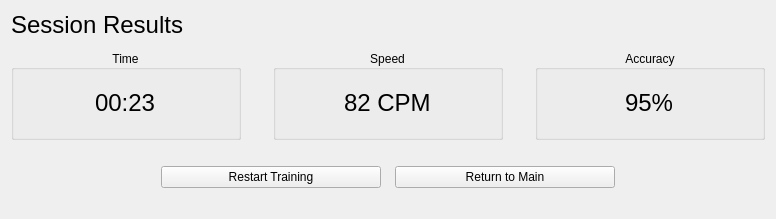
    <widget class="QWidget" name="pageResults">
     <layout class="QVBoxLayout" name="verticalLayout_11">
      <item>
       <layout class="QVBoxLayout" name="verticalLayout_10">
        <property name="spacing">
         <number>0</number>
        </property>
        <property name="topMargin">
         <number>0</number>
        </property>
        <item alignment="Qt::AlignmentFlag::AlignVCenter">
         <widget class="QLabel" name="label_2">
          <property name="sizePolicy">
           <sizepolicy hsizetype="MinimumExpanding" vsizetype="Maximum">
            <horstretch>0</horstretch>
            <verstretch>0</verstretch>
           </sizepolicy>
          </property>
          <property name="minimumSize">
           <size>
            <width>0</width>
            <height>0</height>
           </size>
          </property>
          <property name="maximumSize">
           <size>
            <width>16777215</width>
            <height>50</height>
           </size>
          </property>
          <property name="text">
           <string>&lt;html&gt;&lt;head/&gt;&lt;body&gt;&lt;p&gt;&lt;span style=&quot; font-size:18pt;&quot;&gt;Session Results&lt;/span&gt;&lt;/p&gt;&lt;/body&gt;&lt;/html&gt;</string>
          </property>
          <property name="margin">
           <number>0</number>
          </property>
          <property name="indent">
           <number>0</number>
          </property>
         </widget>
        </item>
        <item>
         <layout class="QHBoxLayout" name="horizontalLayout_11">
          <property name="spacing">
           <number>32</number>
          </property>
          <property name="topMargin">
           <number>11</number>
          </property>
          <item alignment="Qt::AlignmentFlag::AlignHCenter|Qt::AlignmentFlag::AlignTop">
           <widget class="QGroupBox" name="labelResultTimeTitle">
            <property name="sizePolicy">
             <sizepolicy hsizetype="Expanding" vsizetype="Fixed">
              <horstretch>0</horstretch>
              <verstretch>50</verstretch>
             </sizepolicy>
            </property>
            <property name="minimumSize">
             <size>
              <width>230</width>
              <height>90</height>
             </size>
            </property>
            <property name="maximumSize">
             <size>
              <width>16777215</width>
              <height>16777215</height>
             </size>
            </property>
            <property name="title">
             <string>Time</string>
            </property>
            <property name="alignment">
             <set>Qt::AlignmentFlag::AlignCenter</set>
            </property>
            <layout class="QVBoxLayout" name="verticalLayout_7">
             <item alignment="Qt::AlignmentFlag::AlignHCenter">
              <widget class="QLabel" name="labelResultTimeValuelabelResultTimeValue">
               <property name="text">
                <string>&lt;html&gt;&lt;head/&gt;&lt;body&gt;&lt;p&gt;&lt;span style=&quot; font-size:18pt;&quot;&gt;00:23&lt;/span&gt;&lt;/p&gt;&lt;/body&gt;&lt;/html&gt;</string>
               </property>
              </widget>
             </item>
            </layout>
           </widget>
          </item>
          <item alignment="Qt::AlignmentFlag::AlignHCenter|Qt::AlignmentFlag::AlignTop">
           <widget class="QGroupBox" name="labelResultSpeedTitle">
            <property name="sizePolicy">
             <sizepolicy hsizetype="Expanding" vsizetype="Fixed">
              <horstretch>0</horstretch>
              <verstretch>50</verstretch>
             </sizepolicy>
            </property>
            <property name="minimumSize">
             <size>
              <width>230</width>
              <height>90</height>
             </size>
            </property>
            <property name="title">
             <string>Speed</string>
            </property>
            <property name="alignment">
             <set>Qt::AlignmentFlag::AlignCenter</set>
            </property>
            <layout class="QVBoxLayout" name="verticalLayout_8">
             <item alignment="Qt::AlignmentFlag::AlignHCenter">
              <widget class="QLabel" name="labelResultSpeedValue">
               <property name="text">
                <string>&lt;html&gt;&lt;head/&gt;&lt;body&gt;&lt;p&gt;&lt;span style=&quot; font-size:18pt;&quot;&gt;82 CPM&lt;/span&gt;&lt;/p&gt;&lt;/body&gt;&lt;/html&gt;</string>
               </property>
              </widget>
             </item>
            </layout>
           </widget>
          </item>
          <item alignment="Qt::AlignmentFlag::AlignHCenter|Qt::AlignmentFlag::AlignTop">
           <widget class="QGroupBox" name="labelResultAccuracyTitle">
            <property name="sizePolicy">
             <sizepolicy hsizetype="Expanding" vsizetype="Fixed">
              <horstretch>0</horstretch>
              <verstretch>0</verstretch>
             </sizepolicy>
            </property>
            <property name="minimumSize">
             <size>
              <width>230</width>
              <height>90</height>
             </size>
            </property>
            <property name="title">
             <string>Accuracy</string>
            </property>
            <property name="alignment">
             <set>Qt::AlignmentFlag::AlignCenter</set>
            </property>
            <layout class="QVBoxLayout" name="verticalLayout_9">
             <item alignment="Qt::AlignmentFlag::AlignHCenter">
              <widget class="QLabel" name="labelResultAccuracyValue">
               <property name="text">
                <string>&lt;html&gt;&lt;head/&gt;&lt;body&gt;&lt;p&gt;&lt;span style=&quot; font-size:18pt;&quot;&gt;95%&lt;/span&gt;&lt;/p&gt;&lt;/body&gt;&lt;/html&gt;</string>
               </property>
              </widget>
             </item>
            </layout>
           </widget>
          </item>
         </layout>
        </item>
       </layout>
      </item>
      <item>
       <spacer name="verticalSpacer_2">
        <property name="orientation">
         <enum>Qt::Orientation::Vertical</enum>
        </property>
        <property name="sizeHint" stdset="0">
         <size>
          <width>20</width>
          <height>20</height>
         </size>
        </property>
       </spacer>
      </item>
      <item>
       <layout class="QHBoxLayout" name="horizontalLayout_12">
        <property name="spacing">
         <number>14</number>
        </property>
        <property name="leftMargin">
         <number>150</number>
        </property>
        <property name="topMargin">
         <number>0</number>
        </property>
        <property name="rightMargin">
         <number>150</number>
        </property>
        <item>
         <widget class="QPushButton" name="btnRestartTraining">
          <property name="text">
           <string>Restart Training</string>
          </property>
         </widget>
        </item>
        <item>
         <widget class="QPushButton" name="btnReturnToMain">
          <property name="text">
           <string>Return to Main</string>
          </property>
         </widget>
        </item>
       </layout>
      </item>
      <item>
       <spacer name="verticalSpacer">
        <property name="orientation">
         <enum>Qt::Orientation::Vertical</enum>
        </property>
        <property name="sizeType">
         <enum>QSizePolicy::Policy::Fixed</enum>
        </property>
        <property name="sizeHint" stdset="0">
         <size>
          <width>20</width>
          <height>20</height>
         </size>
        </property>
       </spacer>
      </item>
     </layout>
    </widget>
